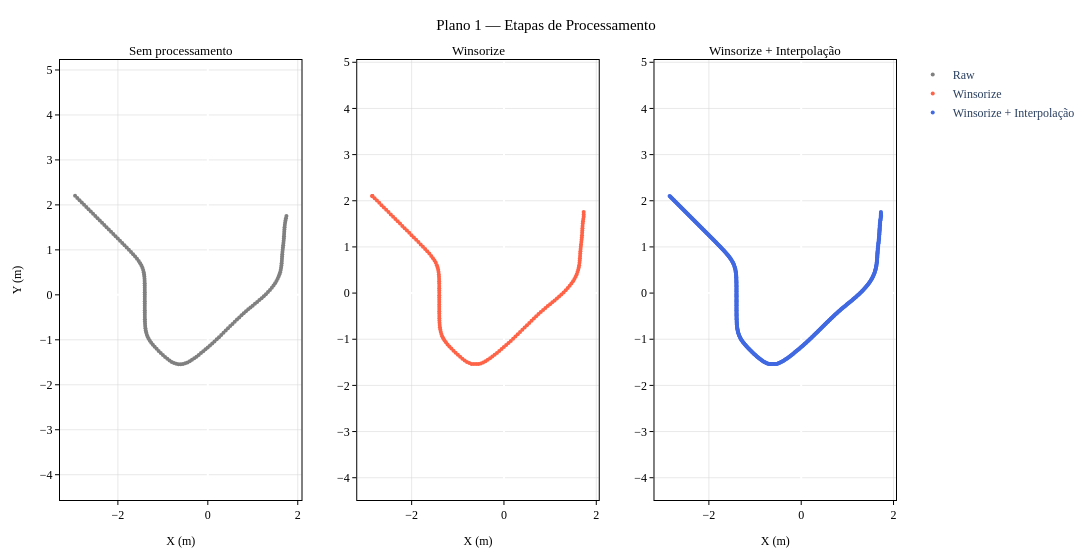

Notebook cell for this chart:
### Markdown cell above
**Verificação dos Planos 2 câmeras:** comparação entre dados brutos e após reamostagem por comprimento de arco.

### Code cell
_df = plans_df[0]
_raw_x = _df['x'].values
_raw_y = _df['y'].values

_wins_x = np.array(winsorize(_df['x'], limits=(0.013, 0.013)))
_wins_y = np.array(winsorize(_df['y'], limits=(0.013, 0.013)))

_interp_x, _interp_y = plans_resampled_2cam[0]

fig = make_subplots(rows=1, cols=3, subplot_titles=[
    "Sem processamento",
    "Winsorize",
    "Winsorize + Interpolação"
])

fig.add_trace(go.Scatter(
    x=_raw_x, y=_raw_y,
    mode='markers', name='Raw',
    marker=dict(color='gray', size=4)
), row=1, col=1)

fig.add_trace(go.Scatter(
    x=_wins_x, y=_wins_y,
    mode='markers', name='Winsorize',
    marker=dict(color='tomato', size=4)
), row=1, col=2)

fig.add_trace(go.Scatter(
    x=_interp_x, y=_interp_y,
    mode='markers', name='Winsorize + Interpolação',
    marker=dict(color='royalblue', size=4)
), row=1, col=3)

fig.update_xaxes(title_text='X (m)')
fig.update_yaxes(title_text='Y (m)', scaleanchor='x',  row=1, col=1)
fig.update_yaxes(scaleanchor='x2', row=1, col=2)
fig.update_yaxes(scaleanchor='x3', row=1, col=3)
fig.update_layout(title='Plano 1 — Etapas de Processamento', hovermode='closest', width=1300)
apply_ieee_style(fig)
save_fig(fig, 'wc_plan1_processing_steps.svg')
fig.show()

### Figure 1 — Plotly figure (JSON) as saved in the notebook; plotly's stock layout.template omitted (floating-point values rounded to 4 significant figures; data arrays with more than 128 entries replaced by an {"elided": "..."} marker saying what was removed)
{"data": [{"marker": {"color": "gray", "size": 4}, "mode": "markers", "name": "Raw", "type": "scatter", "x": {"elided": "154 float values"}, "xaxis": "x", "y": {"elided": "154 float values"}, "yaxis": "y"}, {"marker": {"color": "tomato", "size": 4}, "mode": "markers", "name": "Winsorize", "type": "scatter", "x": {"elided": "154 float values"}, "xaxis": "x2", "y": {"elided": "154 float values"}, "yaxis": "y2"}, {"marker": {"color": "royalblue", "size": 4}, "mode": "markers", "name": "Winsorize + Interpolação", "type": "scatter", "x": {"elided": "500 float values"}, "xaxis": "x3", "y": {"elided": "500 float values"}, "yaxis": "y3"}], "layout": {"annotations": [{"font": {"color": "black", "family": "Times New Roman", "size": 13}, "showarrow": false, "text": "Sem processamento", "x": 0.1444, "xanchor": "center", "xref": "paper", "y": 1, "yanchor": "bottom", "yref": "paper"}, {"font": {"color": "black", "family": "Times New Roman", "size": 13}, "showarrow": false, "text": "Winsorize", "x": 0.5, "xanchor": "center", "xref": "paper", "y": 1, "yanchor": "bottom", "yref": "paper"}, {"font": {"color": "black", "family": "Times New Roman", "size": 13}, "showarrow": false, "text": "Winsorize + Interpolação", "x": 0.8556, "xanchor": "center", "xref": "paper", "y": 1, "yanchor": "bottom", "yref": "paper"}], "hovermode": "closest", "legend": {"font": {"family": "Times New Roman", "size": 12}}, "margin": {"b": 60, "l": 60, "r": 20, "t": 60}, "paper_bgcolor": "white", "plot_bgcolor": "white", "title": {"font": {"color": "black", "family": "Times New Roman", "size": 15}, "text": "Plano 1 — Etapas de Processamento", "x": 0.5, "xanchor": "center"}, "width": 1300, "xaxis": {"anchor": "y", "domain": [0, 0.2889], "gridcolor": "lightgrey", "gridwidth": 0.5, "linecolor": "black", "linewidth": 1, "mirror": true, "showgrid": true, "showline": true, "tickcolor": "black", "tickfont": {"color": "black", "family": "Times New Roman", "size": 12}, "ticklen": 4, "ticks": "outside", "tickwidth": 1, "title": {"font": {"color": "black", "family": "Times New Roman", "size": 12}, "text": "X (m)"}}, "xaxis2": {"anchor": "y2", "domain": [0.3556, 0.6444], "gridcolor": "lightgrey", "gridwidth": 0.5, "linecolor": "black", "linewidth": 1, "mirror": true, "showgrid": true, "showline": true, "tickcolor": "black", "tickfont": {"color": "black", "family": "Times New Roman", "size": 12}, "ticklen": 4, "ticks": "outside", "tickwidth": 1, "title": {"font": {"color": "black", "family": "Times New Roman", "size": 12}, "text": "X (m)"}}, "xaxis3": {"anchor": "y3", "domain": [0.7111, 1], "gridcolor": "lightgrey", "gridwidth": 0.5, "linecolor": "black", "linewidth": 1, "mirror": true, "showgrid": true, "showline": true, "tickcolor": "black", "tickfont": {"color": "black", "family": "Times New Roman", "size": 12}, "ticklen": 4, "ticks": "outside", "tickwidth": 1, "title": {"font": {"color": "black", "family": "Times New Roman", "size": 12}, "text": "X (m)"}}, "yaxis": {"anchor": "x", "domain": [0, 1], "gridcolor": "lightgrey", "gridwidth": 0.5, "linecolor": "black", "linewidth": 1, "mirror": true, "scaleanchor": "x", "showgrid": true, "showline": true, "tickcolor": "black", "tickfont": {"color": "black", "family": "Times New Roman", "size": 12}, "ticklen": 4, "ticks": "outside", "tickwidth": 1, "title": {"font": {"color": "black", "family": "Times New Roman", "size": 12}, "text": "Y (m)"}}, "yaxis2": {"anchor": "x2", "domain": [0, 1], "gridcolor": "lightgrey", "gridwidth": 0.5, "linecolor": "black", "linewidth": 1, "mirror": true, "scaleanchor": "x2", "showgrid": true, "showline": true, "tickcolor": "black", "tickfont": {"color": "black", "family": "Times New Roman", "size": 12}, "ticklen": 4, "ticks": "outside", "tickwidth": 1, "title": {"font": {"color": "black", "family": "Times New Roman", "size": 12}}}, "yaxis3": {"anchor": "x3", "domain": [0, 1], "gridcolor": "lightgrey", "gridwidth": 0.5, "linecolor": "black", "linewidth": 1, "mirror": true, "scaleanchor": "x3", "showgrid": true, "showline": true, "tickcolor": "black", "tickfont": {"color": "black", "family": "Times New Roman", "size": 12}, "ticklen": 4, "ticks": "outside", "tickwidth": 1, "title": {"font": {"color": "black", "family": "Times New Roman", "size": 12}}}}}
